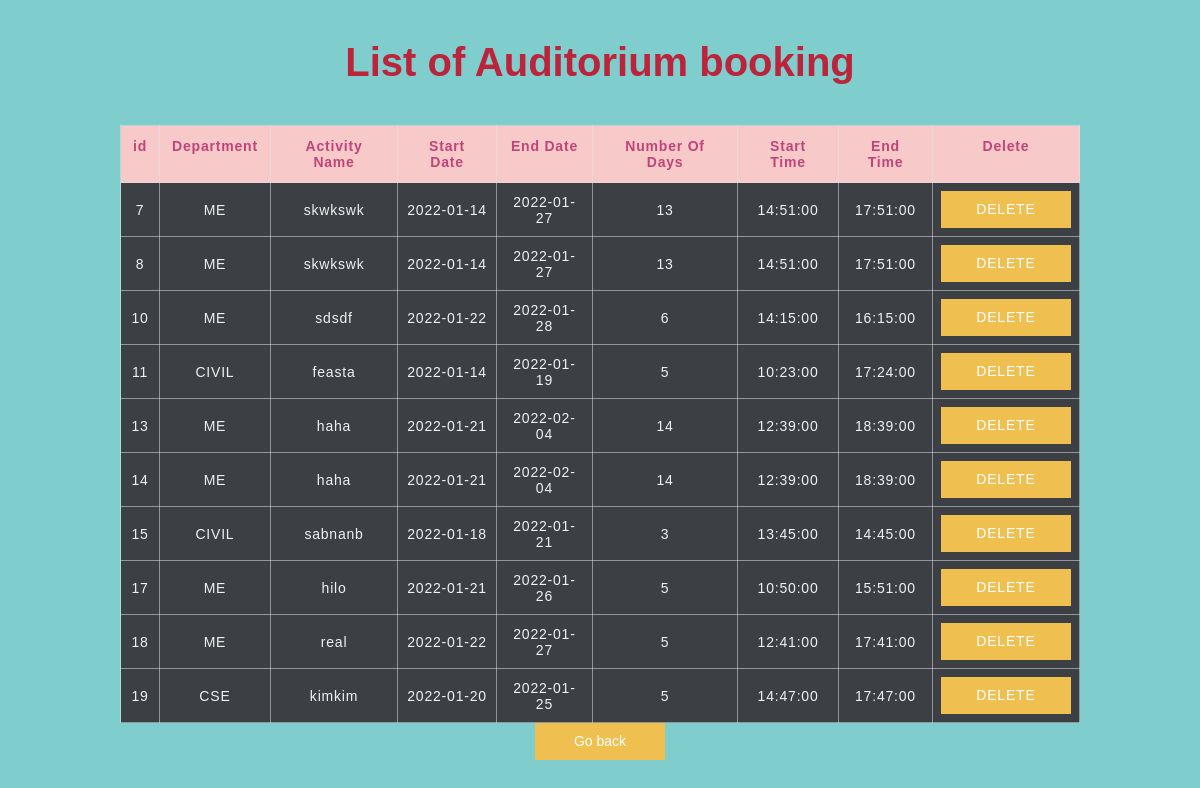
Page /list.php on the committed database.
### tables this page shows
CREATE TABLE `booking` (
  `id` int(255) NOT NULL,
  `Department` varchar(255) NOT NULL,
  `ActivityName` varchar(255) NOT NULL,
  `StartDate` date NOT NULL,
  `EndDate` date NOT NULL,
  `NoOfDays` int(255) NOT NULL,
  `StartTime` time NOT NULL,
  `EndTime` time NOT NULL
);

### list.php (the view, shortened to what this page needs)
<!DOCTYPE html>
<html>
<head>
</head>
<body>
<center>
<div class="main-div">
	<h1 class="heading">List of Auditorium booking</h1>
	<div class="center-div">
		<div class="table-responsive">
			<table class="table">
				<thead>
					<th>id</th>
					<th>Department</th>
					<th>Activity Name</th>
					<th>Start Date</th>
					<th>End Date</th>
					<th>Number Of Days</th>
					<th>Start Time</th>
					<th>End Time</th>
					<th>Delete</th>
				</thead>
				<tbody>
					<?php
						include 'dbcon.php';
						$selectquery = "select * from booking";
						$query = mysqli_query($con,$selectquery);
						while($result = mysqli_fetch_assoc($query)){
					?>
					<tr>
						<td data-label="id"><?php echo $result['id']; ?></td>
						<td data-label="Department"><?php echo $result['Department']; ?></td>
						<td data-label="ActivityName"><?php echo $result['ActivityName']; ?></td>
						<td data-label="StartDate"><?php echo $result['StartDate']; ?></td>
						<td data-label="EndDate"><?php echo $result['EndDate']; ?></td>
						<td data-label="NoOfDays"><?php echo $result['NoOfDays']; ?></td>
						<td data-label="StartTime"><?php echo $result['StartTime']; ?></td>
						<td data-label="EndTime"><?php echo $result['EndTime']; ?></td>
						<td data-label="Delete"><a href="delete.php?id=<?php echo $result['id']; ?>" class="btn">DELETE</a></td>
					</tr>
					<?php
						}
					?>
				</tbody>
			</table>
			<form action="login.php" method="POST">
			<button class="button">Go back</button>
			</form>
		</div>
	</div>
</div>
</center>
</body>
</html>

### list.php (style rules this page uses)
* { margin: 0; padding: 0; box-sizing: border-box; }
body { background-color: rgb(127, 205, 205); font-family: sans-serif; }
.main-div { padding: 0 10%; margin: 40px auto 0; }
.heading { font-size: 40px; text-align: center; color: rgb(188, 36, 60); margin-bottom: 40px; }
.table { width: 100%; border-collapse: collapse; }
.table thead { background-color: #F7CAC9; }
.table thead tr th { font-size: 14px; font-weight: 600; letter-spacing: 0.8px; color: rgb(192, 68, 122); opacity: 1; padding: 12px; vertical-align: top; border: 1px solid #dee2e685; }
.table tbody tr td { font-size: 14px; letter-spacing: 0.8px; font-weight: normal; color: #f1f1f1; background-color: #3c3f44; padding: 8px; text-align: center; border: 1px solid #dee2e685; }
.table tbody tr td .btn { width: 130px; text-decoration: none; line-height: 35px; display: block; background-color: #EFC050; font-weight: medium; color: #FFFFFF; text-align: center; vertical-align: middle; user-select: none; border: 1px solid transparent; font-size: 14px; opacity: 1; }
.button { width: 130px; text-decoration: none; line-height: 35px; display: block; background-color: #EFC050; font-weight: medium; color: #FFFFFF; text-align: center; vertical-align: middle; user-select: none; border: 1px solid transparent; font-size: 14px; opacity: 1; }

### rows in the picture
booking: id "7", Department "ME", ActivityName "skwkswk", StartDate "2022-01-14", EndDate "2022-01-27", NoOfDays "13", StartTime "14:51:00", EndTime "17:51:00"
booking: id "8", Department "ME", ActivityName "skwkswk", StartDate "2022-01-14", EndDate "2022-01-27", NoOfDays "13", StartTime "14:51:00", EndTime "17:51:00"
booking: id "10", Department "ME", ActivityName "sdsdf", StartDate "2022-01-22", EndDate "2022-01-28", NoOfDays "6", StartTime "14:15:00", EndTime "16:15:00"
booking: id "11", Department "CIVIL", ActivityName "feasta", StartDate "2022-01-14", EndDate "2022-01-19", NoOfDays "5", StartTime "10:23:00", EndTime "17:24:00"
booking: id "13", Department "ME", ActivityName "haha", StartDate "2022-01-21", EndDate "2022-02-04", NoOfDays "14", StartTime "12:39:00", EndTime "18:39:00"
booking: id "14", Department "ME", ActivityName "haha", StartDate "2022-01-21", EndDate "2022-02-04", NoOfDays "14", StartTime "12:39:00", EndTime "18:39:00"
booking: id "15", Department "CIVIL", ActivityName "sabnanb", StartDate "2022-01-18", EndDate "2022-01-21", NoOfDays "3", StartTime "13:45:00", EndTime "14:45:00"
booking: id "17", Department "ME", ActivityName "hilo", StartDate "2022-01-21", EndDate "2022-01-26", NoOfDays "5", StartTime "10:50:00", EndTime "15:51:00"
booking: id "18", Department "ME", ActivityName "real", StartDate "2022-01-22", EndDate "2022-01-27", NoOfDays "5", StartTime "12:41:00", EndTime "17:41:00"
booking: id "19", Department "CSE", ActivityName "kimkim", StartDate "2022-01-20", EndDate "2022-01-25", NoOfDays "5", StartTime "14:47:00", EndTime "17:47:00"
